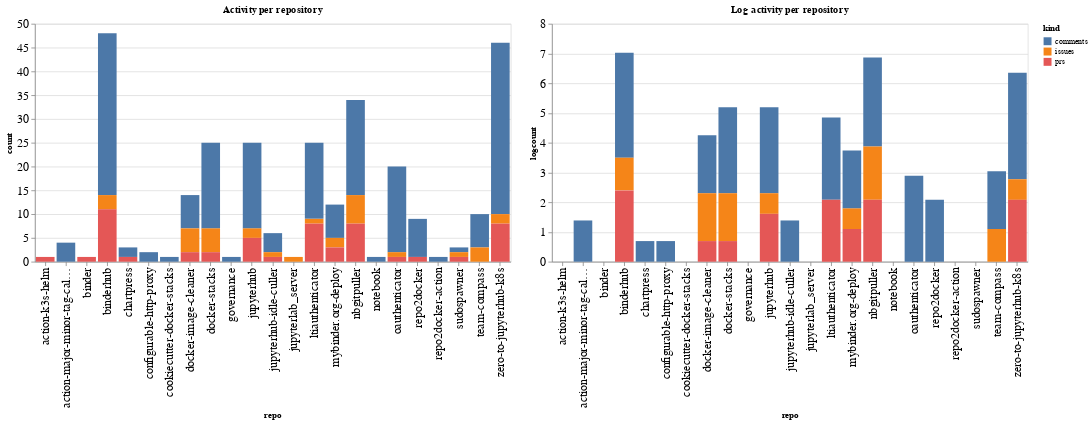

The cell this chart's notebook holds for it:
### Code cell
ch1 = alt.Chart(repo_summaries, width=600, title="Activity per repository").mark_bar().encode(
    x='repo',
    y='count',
    color='kind',
    tooltip="kind"
)

ch2 = alt.Chart(repo_summaries, width=600, title="Log activity per repository").mark_bar().encode(
    x='repo',
    y='logcount',
    color='kind',
    tooltip="kind"
)

ch1 | ch2

### Figure 1 — Vega-Lite specification as saved in the notebook (floating-point values rounded to 4 significant figures)
{"config": {"axisLeft": {"labelFontSize": 15}, "axisBottom": {"labelFontSize": 15}}, "hconcat": [{"mark": "bar", "encoding": {"color": {"type": "nominal", "field": "kind"}, "tooltip": {"type": "nominal", "field": "kind"}, "x": {"type": "nominal", "field": "repo"}, "y": {"type": "quantitative", "field": "count"}}, "title": "Activity per repository", "width": 600}, {"mark": "bar", "encoding": {"color": {"type": "nominal", "field": "kind"}, "tooltip": {"type": "nominal", "field": "kind"}, "x": {"type": "nominal", "field": "repo"}, "y": {"type": "quantitative", "field": "logcount"}}, "title": "Log activity per repository", "width": 600}], "data": {"name": "data-9bce7b575e1b8380323122f0be9b9fc6"}, "$schema": "https://vega.github.io/schema/vega-lite/v4.8.1.json", "datasets": {"data-9bce7b575e1b8380323122f0be9b9fc6": [{"repo": "action-k3s-helm", "kind": "prs", "count": 1, "logcount": 0.0}, {"repo": "action-major-minor-tag-calculator", "kind": "comments", "count": 4, "logcount": 1.386}, {"repo": "binder", "kind": "prs", "count": 1, "logcount": 0.0}, {"repo": "binderhub", "kind": "comments", "count": 34, "logcount": 3.526}, {"repo": "binderhub", "kind": "issues", "count": 3, "logcount": 1.099}, {"repo": "binderhub", "kind": "prs", "count": 11, "logcount": 2.398}, {"repo": "chartpress", "kind": "comments", "count": 2, "logcount": 0.6931}, {"repo": "chartpress", "kind": "prs", "count": 1, "logcount": 0.0}, {"repo": "configurable-http-proxy", "kind": "comments", "count": 2, "logcount": 0.6931}, {"repo": "cookiecutter-docker-stacks", "kind": "comments", "count": 1, "logcount": 0.0}, {"repo": "docker-image-cleaner", "kind": "comments", "count": 7, "logcount": 1.946}, {"repo": "docker-image-cleaner", "kind": "issues", "count": 5, "logcount": 1.609}, {"repo": "docker-image-cleaner", "kind": "prs", "count": 2, "logcount": 0.6931}, {"repo": "docker-stacks", "kind": "comments", "count": 18, "logcount": 2.89}, {"repo": "docker-stacks", "kind": "issues", "count": 5, "logcount": 1.609}, {"repo": "docker-stacks", "kind": "prs", "count": 2, "logcount": 0.6931}, {"repo": "governance", "kind": "comments", "count": 1, "logcount": 0.0}, {"repo": "jupyterhub", "kind": "comments", "count": 18, "logcount": 2.89}, {"repo": "jupyterhub", "kind": "issues", "count": 2, "logcount": 0.6931}, {"repo": "jupyterhub", "kind": "prs", "count": 5, "logcount": 1.609}, {"repo": "jupyterhub-idle-culler", "kind": "comments", "count": 4, "logcount": 1.386}, {"repo": "jupyterhub-idle-culler", "kind": "issues", "count": 1, "logcount": 0.0}, {"repo": "jupyterhub-idle-culler", "kind": "prs", "count": 1, "logcount": 0.0}, {"repo": "jupyterlab_server", "kind": "issues", "count": 1, "logcount": 0.0}, {"repo": "ltiauthenticator", "kind": "comments", "count": 16, "logcount": 2.773}, {"repo": "ltiauthenticator", "kind": "issues", "count": 1, "logcount": 0.0}, {"repo": "ltiauthenticator", "kind": "prs", "count": 8, "logcount": 2.079}, {"repo": "mybinder.org-deploy", "kind": "comments", "count": 7, "logcount": 1.946}, {"repo": "mybinder.org-deploy", "kind": "issues", "count": 2, "logcount": 0.6931}, {"repo": "mybinder.org-deploy", "kind": "prs", "count": 3, "logcount": 1.099}, {"repo": "nbgitpuller", "kind": "comments", "count": 20, "logcount": 2.996}, {"repo": "nbgitpuller", "kind": "issues", "count": 6, "logcount": 1.792}, {"repo": "nbgitpuller", "kind": "prs", "count": 8, "logcount": 2.079}, {"repo": "notebook", "kind": "comments", "count": 1, "logcount": 0.0}, {"repo": "oauthenticator", "kind": "comments", "count": 18, "logcount": 2.89}, {"repo": "oauthenticator", "kind": "issues", "count": 1, "logcount": 0.0}, {"repo": "oauthenticator", "kind": "prs", "count": 1, "logcount": 0.0}, {"repo": "repo2docker", "kind": "comments", "count": 8, "logcount": 2.079}, {"repo": "repo2docker", "kind": "prs", "count": 1, "logcount": 0.0}, {"repo": "repo2docker-action", "kind": "comments", "count": 1, "logcount": 0.0}, {"repo": "sudospawner", "kind": "comments", "count": 1, "logcount": 0.0}, {"repo": "sudospawner", "kind": "issues", "count": 1, "logcount": 0.0}, {"repo": "sudospawner", "kind": "prs", "count": 1, "logcount": 0.0}, {"repo": "team-compass", "kind": "comments", "count": 7, "logcount": 1.946}, {"repo": "team-compass", "kind": "issues", "count": 3, "logcount": 1.099}, {"repo": "zero-to-jupyterhub-k8s", "kind": "comments", "count": 36, "logcount": 3.584}, {"repo": "zero-to-jupyterhub-k8s", "kind": "issues", "count": 2, "logcount": 0.6931}, {"repo": "zero-to-jupyterhub-k8s", "kind": "prs", "count": 8, "logcount": 2.079}]}}
